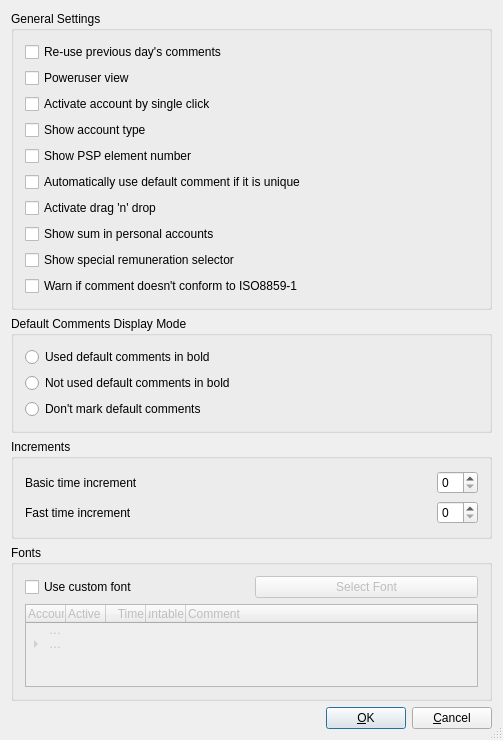
<?xml version="1.0" encoding="UTF-8"?>
<ui version="4.0">
 <class>PreferenceDialogBase</class>
 <widget class="QDialog" name="PreferenceDialogBase">
  <property name="geometry">
   <rect>
    <x>0</x>
    <y>0</y>
    <width>503</width>
    <height>740</height>
   </rect>
  </property>
  <property name="windowTitle">
   <string>Settings</string>
  </property>
  <property name="sizeGripEnabled">
   <bool>true</bool>
  </property>
  <layout class="QVBoxLayout" name="verticalLayout_5">
   <item>
    <widget class="QGroupBox" name="groupBox_3">
     <property name="title">
      <string>General Settings</string>
     </property>
     <layout class="QVBoxLayout" name="verticalLayout_2">
      <item>
       <widget class="QCheckBox" name="entrySaveCheckbox">
        <property name="text">
         <string>Re-use previous day's comments</string>
        </property>
       </widget>
      </item>
      <item>
       <widget class="QCheckBox" name="powerUserCheckbox">
        <property name="text">
         <string>Poweruser view</string>
        </property>
       </widget>
      </item>
      <item>
       <widget class="QCheckBox" name="singleClickCheckbox">
        <property name="text">
         <string>Activate account by single click</string>
        </property>
       </widget>
      </item>
      <item>
       <widget class="QCheckBox" name="showTypeCheckBox">
        <property name="text">
         <string>Show account type</string>
        </property>
       </widget>
      </item>
      <item>
       <widget class="QCheckBox" name="showPSPCheckBox">
        <property name="text">
         <string>Show PSP element number</string>
        </property>
       </widget>
      </item>
      <item>
       <widget class="QCheckBox" name="useDefaultCommentIfUniqueCheckBox">
        <property name="text">
         <string>Automatically use default comment if it is unique</string>
        </property>
       </widget>
      </item>
      <item>
       <widget class="QCheckBox" name="dragNDropCheckbox">
        <property name="text">
         <string>Activate drag 'n' drop</string>
        </property>
       </widget>
      </item>
      <item>
       <widget class="QCheckBox" name="persoenlicheKontensummeCheckbox">
        <property name="text">
         <string>Show sum in personal accounts</string>
        </property>
       </widget>
      </item>
      <item>
       <widget class="QCheckBox" name="showSpecialRemunSelector">
        <property name="text">
         <string>Show special remuneration selector</string>
        </property>
       </widget>
      </item>
      <item>
       <widget class="QCheckBox" name="warnISO8859">
        <property name="text">
         <string>Warn if comment doesn't conform to ISO8859-1</string>
        </property>
       </widget>
      </item>
     </layout>
    </widget>
   </item>
   <item>
    <widget class="QGroupBox" name="defaultCommentsCheckBox">
     <property name="title">
      <string>Default Comments Display Mode</string>
     </property>
     <layout class="QVBoxLayout" name="verticalLayout_4">
      <item>
       <widget class="QRadioButton" name="radioDefCommBold">
        <property name="text">
         <string>Used default comments in bold</string>
        </property>
       </widget>
      </item>
      <item>
       <widget class="QRadioButton" name="radioAvailabeDefCommNotSelectedBold">
        <property name="text">
         <string>Not used default comments in bold</string>
        </property>
       </widget>
      </item>
      <item>
       <widget class="QRadioButton" name="radioNoBold">
        <property name="text">
         <string>Don't mark default comments</string>
        </property>
       </widget>
      </item>
     </layout>
    </widget>
   </item>
   <item>
    <widget class="QGroupBox" name="groupBox_2">
     <property name="sizePolicy">
      <sizepolicy hsizetype="Preferred" vsizetype="Preferred">
       <horstretch>0</horstretch>
       <verstretch>0</verstretch>
      </sizepolicy>
     </property>
     <property name="minimumSize">
      <size>
       <width>0</width>
       <height>100</height>
      </size>
     </property>
     <property name="title">
      <string>Increments</string>
     </property>
     <layout class="QVBoxLayout" name="verticalLayout">
      <item>
       <layout class="QHBoxLayout" name="horizontalLayout_2">
        <item>
         <widget class="QLabel" name="TextLabel1">
          <property name="text">
           <string>Basic time increment</string>
          </property>
         </widget>
        </item>
        <item>
         <widget class="QSpinBox" name="zeitIncBox">
          <property name="sizePolicy">
           <sizepolicy hsizetype="Maximum" vsizetype="Fixed">
            <horstretch>0</horstretch>
            <verstretch>0</verstretch>
           </sizepolicy>
          </property>
         </widget>
        </item>
       </layout>
      </item>
      <item>
       <layout class="QHBoxLayout" name="horizontalLayout_3">
        <item>
         <widget class="QLabel" name="TextLabel1_2">
          <property name="text">
           <string>Fast time increment</string>
          </property>
         </widget>
        </item>
        <item>
         <widget class="QSpinBox" name="fastZeitIncBox">
          <property name="sizePolicy">
           <sizepolicy hsizetype="Maximum" vsizetype="Fixed">
            <horstretch>0</horstretch>
            <verstretch>0</verstretch>
           </sizepolicy>
          </property>
         </widget>
        </item>
       </layout>
      </item>
     </layout>
    </widget>
   </item>
   <item>
    <widget class="QGroupBox" name="groupBox">
     <property name="title">
      <string>Fonts</string>
     </property>
     <layout class="QVBoxLayout">
      <item>
       <layout class="QHBoxLayout">
        <item>
         <widget class="QCheckBox" name="customFontCheckBox">
          <property name="text">
           <string>Use custom font</string>
          </property>
         </widget>
        </item>
        <item>
         <widget class="QPushButton" name="customFontSelectButton">
          <property name="enabled">
           <bool>false</bool>
          </property>
          <property name="text">
           <string>Select Font</string>
          </property>
         </widget>
        </item>
       </layout>
      </item>
      <item>
       <widget class="QTreeWidget" name="fontPreview">
        <property name="enabled">
         <bool>false</bool>
        </property>
        <property name="columnCount">
         <number>5</number>
        </property>
        <attribute name="headerDefaultSectionSize">
         <number>40</number>
        </attribute>
        <column>
         <property name="text">
          <string>Accounts</string>
         </property>
        </column>
        <column>
         <property name="text">
          <string>Active</string>
         </property>
        </column>
        <column>
         <property name="text">
          <string>Time</string>
         </property>
         <property name="textAlignment">
          <set>AlignTrailing|AlignVCenter</set>
         </property>
        </column>
        <column>
         <property name="text">
          <string>Accountable</string>
         </property>
         <property name="textAlignment">
          <set>AlignTrailing|AlignVCenter</set>
         </property>
        </column>
        <column>
         <property name="text">
          <string>Comment</string>
         </property>
        </column>
        <item>
         <property name="text">
          <string>All Accounts</string>
         </property>
        </item>
        <item>
         <property name="text">
          <string>Personal Accounts</string>
         </property>
         <item>
          <property name="text">
           <string>Department</string>
          </property>
          <property name="text">
           <string/>
          </property>
          <item>
           <property name="text">
            <string>management</string>
           </property>
           <property name="text">
            <string/>
           </property>
           <property name="background">
            <brush brushstyle="NoBrush">
             <color alpha="255">
              <red>0</red>
              <green>0</green>
              <blue>0</blue>
             </color>
            </brush>
           </property>
           <property name="text">
            <string>0:30</string>
           </property>
           <property name="text">
            <string>0:30</string>
           </property>
           <property name="text">
            <string>talked to boss about workload</string>
           </property>
          </item>
          <item>
           <property name="text">
            <string>training</string>
           </property>
           <property name="text">
            <string/>
           </property>
           <property name="text">
            <string>0:00</string>
           </property>
           <property name="text">
            <string>0:00</string>
           </property>
          </item>
         </item>
         <item>
          <property name="text">
           <string>Customer 1</string>
          </property>
          <item>
           <property name="text">
            <string>project1</string>
           </property>
           <property name="background">
            <brush brushstyle="SolidPattern">
             <color alpha="255">
              <red>255</red>
              <green>204</green>
              <blue>102</blue>
             </color>
            </brush>
           </property>
           <property name="text">
            <string/>
           </property>
           <property name="background">
            <brush brushstyle="SolidPattern">
             <color alpha="255">
              <red>255</red>
              <green>204</green>
              <blue>102</blue>
             </color>
            </brush>
           </property>
           <property name="text">
            <string/>
           </property>
           <property name="background">
            <brush brushstyle="SolidPattern">
             <color alpha="255">
              <red>255</red>
              <green>204</green>
              <blue>102</blue>
             </color>
            </brush>
           </property>
           <property name="text">
            <string/>
           </property>
           <property name="background">
            <brush brushstyle="SolidPattern">
             <color alpha="255">
              <red>255</red>
              <green>204</green>
              <blue>102</blue>
             </color>
            </brush>
           </property>
           <property name="text">
            <string/>
           </property>
           <property name="background">
            <brush brushstyle="SolidPattern">
             <color alpha="255">
              <red>255</red>
              <green>204</green>
              <blue>102</blue>
             </color>
            </brush>
           </property>
           <item>
            <property name="text">
             <string>0</string>
            </property>
            <property name="background">
             <brush brushstyle="SolidPattern">
              <color alpha="255">
               <red>255</red>
               <green>204</green>
               <blue>102</blue>
              </color>
             </brush>
            </property>
            <property name="text">
             <string/>
            </property>
            <property name="background">
             <brush brushstyle="SolidPattern">
              <color alpha="255">
               <red>255</red>
               <green>204</green>
               <blue>102</blue>
              </color>
             </brush>
            </property>
            <property name="text">
             <string>2:00</string>
            </property>
            <property name="background">
             <brush brushstyle="SolidPattern">
              <color alpha="255">
               <red>255</red>
               <green>204</green>
               <blue>102</blue>
              </color>
             </brush>
            </property>
            <property name="text">
             <string>1:45</string>
            </property>
            <property name="background">
             <brush brushstyle="SolidPattern">
              <color alpha="255">
               <red>255</red>
               <green>204</green>
               <blue>102</blue>
              </color>
             </brush>
            </property>
            <property name="text">
             <string>web server setup: some work done, lots to do</string>
            </property>
            <property name="background">
             <brush brushstyle="SolidPattern">
              <color alpha="255">
               <red>255</red>
               <green>204</green>
               <blue>102</blue>
              </color>
             </brush>
            </property>
           </item>
           <item>
            <property name="text">
             <string>1</string>
            </property>
            <property name="background">
             <brush brushstyle="SolidPattern">
              <color alpha="255">
               <red>255</red>
               <green>204</green>
               <blue>102</blue>
              </color>
             </brush>
            </property>
            <property name="text">
             <string/>
            </property>
            <property name="background">
             <brush brushstyle="SolidPattern">
              <color alpha="255">
               <red>255</red>
               <green>204</green>
               <blue>102</blue>
              </color>
             </brush>
            </property>
            <property name="text">
             <string>0:15</string>
            </property>
            <property name="background">
             <brush brushstyle="SolidPattern">
              <color alpha="255">
               <red>255</red>
               <green>204</green>
               <blue>102</blue>
              </color>
             </brush>
            </property>
            <property name="text">
             <string>0:15</string>
            </property>
            <property name="background">
             <brush brushstyle="SolidPattern">
              <color alpha="255">
               <red>255</red>
               <green>204</green>
               <blue>102</blue>
              </color>
             </brush>
            </property>
            <property name="text">
             <string>backup: tapes changed</string>
            </property>
            <property name="background">
             <brush brushstyle="SolidPattern">
              <color alpha="255">
               <red>255</red>
               <green>204</green>
               <blue>102</blue>
              </color>
             </brush>
            </property>
           </item>
           <item>
            <property name="text">
             <string>2</string>
            </property>
            <property name="background">
             <brush brushstyle="SolidPattern">
              <color alpha="255">
               <red>255</red>
               <green>204</green>
               <blue>102</blue>
              </color>
             </brush>
            </property>
            <property name="text">
             <string/>
            </property>
            <property name="background">
             <brush brushstyle="SolidPattern">
              <color alpha="255">
               <red>255</red>
               <green>204</green>
               <blue>102</blue>
              </color>
             </brush>
            </property>
            <property name="text">
             <string>0:00</string>
            </property>
            <property name="background">
             <brush brushstyle="SolidPattern">
              <color alpha="255">
               <red>255</red>
               <green>204</green>
               <blue>102</blue>
              </color>
             </brush>
            </property>
            <property name="text">
             <string>0:00</string>
            </property>
            <property name="background">
             <brush brushstyle="SolidPattern">
              <color alpha="255">
               <red>255</red>
               <green>204</green>
               <blue>102</blue>
              </color>
             </brush>
            </property>
            <property name="text">
             <string/>
            </property>
            <property name="background">
             <brush brushstyle="SolidPattern">
              <color alpha="255">
               <red>255</red>
               <green>204</green>
               <blue>102</blue>
              </color>
             </brush>
            </property>
           </item>
          </item>
          <item>
           <property name="text">
            <string>project2</string>
           </property>
           <property name="background">
            <brush brushstyle="SolidPattern">
             <color alpha="255">
              <red>0</red>
              <green>128</green>
              <blue>128</blue>
             </color>
            </brush>
           </property>
           <property name="text">
            <string/>
           </property>
           <property name="background">
            <brush brushstyle="SolidPattern">
             <color alpha="255">
              <red>0</red>
              <green>128</green>
              <blue>128</blue>
             </color>
            </brush>
           </property>
           <property name="text">
            <string>0:00</string>
           </property>
           <property name="background">
            <brush brushstyle="SolidPattern">
             <color alpha="255">
              <red>0</red>
              <green>128</green>
              <blue>128</blue>
             </color>
            </brush>
           </property>
           <property name="text">
            <string>0:00</string>
           </property>
           <property name="background">
            <brush brushstyle="SolidPattern">
             <color alpha="255">
              <red>0</red>
              <green>128</green>
              <blue>128</blue>
             </color>
            </brush>
           </property>
           <property name="text">
            <string/>
           </property>
           <property name="background">
            <brush brushstyle="SolidPattern">
             <color alpha="255">
              <red>0</red>
              <green>128</green>
              <blue>128</blue>
             </color>
            </brush>
           </property>
          </item>
         </item>
        </item>
       </widget>
      </item>
     </layout>
    </widget>
   </item>
   <item>
    <layout class="QHBoxLayout" stretch="0,0,0">
     <item>
      <spacer>
       <property name="orientation">
        <enum>Qt::Horizontal</enum>
       </property>
       <property name="sizeType">
        <enum>QSizePolicy::Expanding</enum>
       </property>
       <property name="sizeHint" stdset="0">
        <size>
         <width>0</width>
         <height>0</height>
        </size>
       </property>
      </spacer>
     </item>
     <item>
      <widget class="QPushButton" name="buttonOk">
       <property name="text">
        <string>&amp;OK</string>
       </property>
       <property name="shortcut">
        <string/>
       </property>
       <property name="autoDefault">
        <bool>true</bool>
       </property>
       <property name="default">
        <bool>true</bool>
       </property>
      </widget>
     </item>
     <item>
      <widget class="QPushButton" name="buttonCancel">
       <property name="text">
        <string>&amp;Cancel</string>
       </property>
       <property name="shortcut">
        <string/>
       </property>
       <property name="autoDefault">
        <bool>true</bool>
       </property>
      </widget>
     </item>
    </layout>
   </item>
  </layout>
 </widget>
 <layoutdefault spacing="6" margin="11"/>
 <tabstops>
  <tabstop>buttonOk</tabstop>
  <tabstop>buttonCancel</tabstop>
  <tabstop>entrySaveCheckbox</tabstop>
  <tabstop>powerUserCheckbox</tabstop>
  <tabstop>singleClickCheckbox</tabstop>
  <tabstop>showTypeCheckBox</tabstop>
  <tabstop>showPSPCheckBox</tabstop>
  <tabstop>useDefaultCommentIfUniqueCheckBox</tabstop>
  <tabstop>dragNDropCheckbox</tabstop>
  <tabstop>persoenlicheKontensummeCheckbox</tabstop>
  <tabstop>showSpecialRemunSelector</tabstop>
  <tabstop>radioDefCommBold</tabstop>
  <tabstop>radioAvailabeDefCommNotSelectedBold</tabstop>
  <tabstop>radioNoBold</tabstop>
  <tabstop>zeitIncBox</tabstop>
  <tabstop>fastZeitIncBox</tabstop>
  <tabstop>customFontCheckBox</tabstop>
  <tabstop>customFontSelectButton</tabstop>
  <tabstop>fontPreview</tabstop>
 </tabstops>
 <resources/>
 <connections>
  <connection>
   <sender>customFontCheckBox</sender>
   <signal>toggled(bool)</signal>
   <receiver>customFontSelectButton</receiver>
   <slot>setEnabled(bool)</slot>
   <hints>
    <hint type="sourcelabel">
     <x>124</x>
     <y>185</y>
    </hint>
    <hint type="destinationlabel">
     <x>333</x>
     <y>184</y>
    </hint>
   </hints>
  </connection>
  <connection>
   <sender>customFontCheckBox</sender>
   <signal>toggled(bool)</signal>
   <receiver>fontPreview</receiver>
   <slot>setEnabled(bool)</slot>
   <hints>
    <hint type="sourcelabel">
     <x>133</x>
     <y>290</y>
    </hint>
    <hint type="destinationlabel">
     <x>239</x>
     <y>424</y>
    </hint>
   </hints>
  </connection>
 </connections>
</ui>
